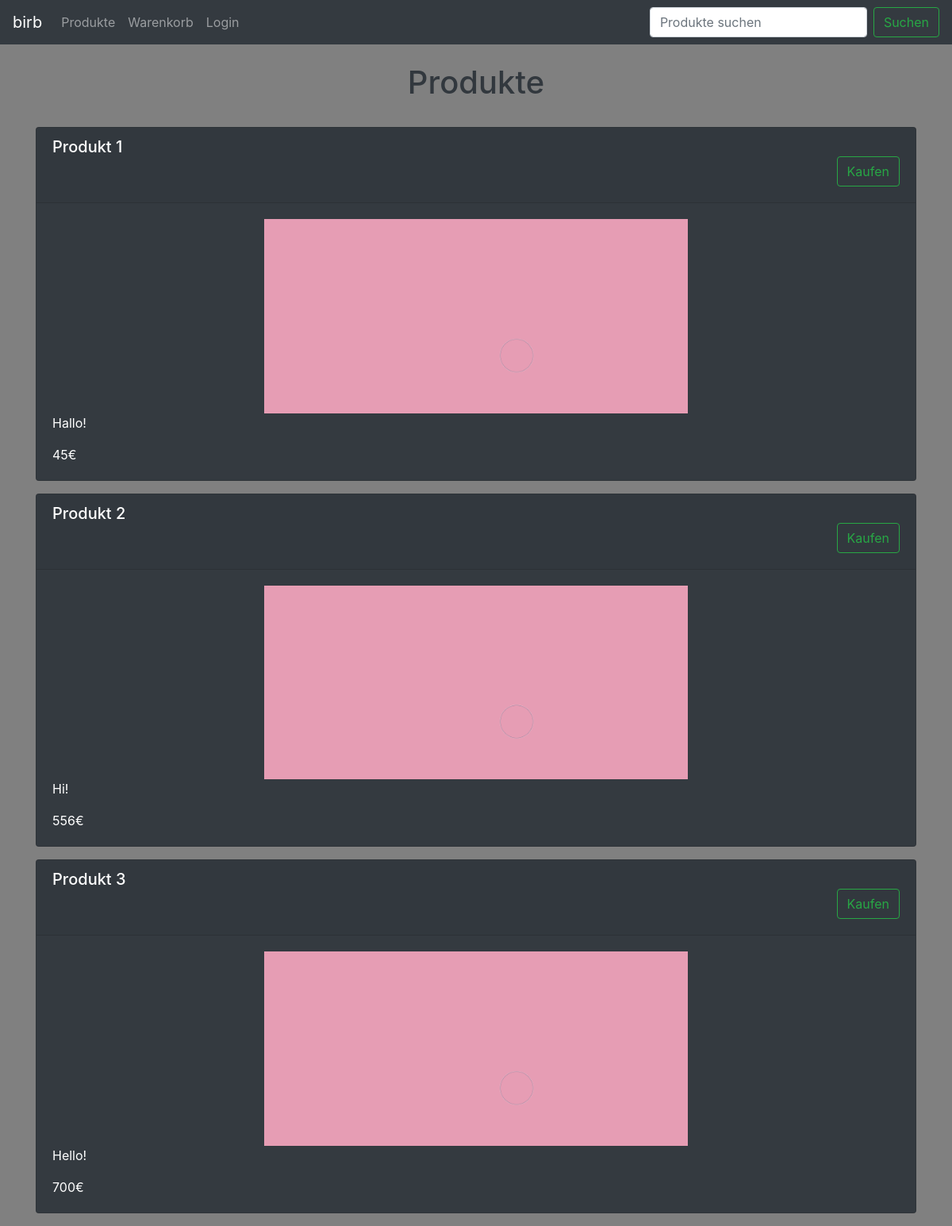
The page / on the database its author committed.
### tables this page shows
CREATE TABLE Produkte (PID INTEGER PRIMARY KEY AUTOINCREMENT, Name VARCHAR, Beschreibung VARCHAR, Bild VARCHAR, Preis DOUBLE);

### application/libraries/template.php (called while the page is built)
<?php
class Template {
var $template_data = array();
function load($template, $view, $view_data = array()){
    $this-> CI =& get_instance();
    $this->set('content', $this->CI->load->view($view, $view_data, TRUE));
    return $this->CI->load->view($template, $this->template_data);
    }
     function set($key, $value){
         $this->template_data[$key] = $value;
        }
     }
 ?>

### application/controllers/Database.php (called while the page is built, shortened)
<?php
class Database extends CI_Controller {
    public function mydata($page = "datapage")
 {
    if ( ! file_exists(APPPATH.'views/dataview/'.$page.'.php'))
          {
              show_404();
          }
    else
     {
          $data["content"] = $this->Db_model->get_data();
          $this->template->set('title', ucfirst($page));
          $this->template->load('basic_template','dataview/'.$page,$data);
       }
 }
}

### index.php (called while the page is built, shortened)
<?php
require_once BASEPATH.'core/CodeIgniter.php';

### application/models/Db_model.php (called while the page is built, shortened)
<?php
class Db_model extends CI_Model {
 public function get_data(){
    $query = $this->db->get('Produkte');
    return $query->result_array();
 }
}

### application/views/dataview/datapage.php (the view, shortened to what this page needs)
<!DOCTYPE html>
<html>
<head>
</head>
<body>
     <br>
     <center> <font color=32383E> <h1>Produkte</h1> </font> </center>
     <br>
<div class="container">
 <?php
    foreach ($content as $data_item){
      $session = $this->session->userdata('id_user');
      if(!empty($session)){
        $is_admin = '
        <div data-id=" '.$data_item['PID'].' " class="trash float-right" style="cursor:pointer"><i class="fas fa-trash"></i></div>
        <div data-id=" '.$data_item['PID'].' " class="edit float-right" style="cursor:pointer"><i class="fas fa-edit"></i></div>
        <h6 class="card-subtitle mb-2 text-muted">'.$data_item["PID"].'</h6>
        ';
      }
      else{
        $is_admin = '
          <div class="d-flex flex-row-reverse">
          <form action="/warenkorb/add" method="post" class="form-inline my-2 my-lg-0">
          <input name="pid" type="hidden" value="'.$data_item['PID'].'">
            <button class="btn btn-outline-success my-2 my-sm-0" type="submit">Kaufen</button>
          </form>
        </div>
        ';
      }
    echo '
    <div>
     <div class="card bg-dark text-white"" id="entry'. $data_item['PID'] .'" >
            <div class="card-header" data-headline="'.$data_item["Name"].'">
            <h5>'.$data_item ["Name"].$is_admin.'</h5>
            </div>
           <div class="card-body">
           <div class="d-flex justify-content-center">
              <img src="'.$data_item["Bild"].'" class="img-fluid" alt="Produktbild" style="width:50%">
            </div>
              <p class="card-text" data-content="'.$data_item["Beschreibung"].'">'.$data_item["Beschreibung"].'</p>
              <p class="card-text" data-preis="'.$data_item["Preis"].'">'.$data_item["Preis"].'€</p>
             </div>
     </div>
     <div class="pt-3">
     </div>
    </div>';
    }
  ?>
</div>
 </body>
</html>

### application/views/basic_template.php (shortened to what this page needs)
<!doctype html>
<html lang="en">
 <head>
 <link rel="stylesheet" href="<?php echo base_url('assets/css/bootstrap.min.css');?>">
 <link rel="stylesheet" href="<?php echo base_url('assets/css/fontawesome.min.css');?>" />
 </head>
 <body style="background-color:grey;">
 <nav class="navbar navbar-expand-lg navbar-dark bg-dark">
  <a class="navbar-brand" href="/">birb</a>
  <div class="collapse navbar-collapse" id="navbarSupportedContent">
    <ul class="navbar-nav mr-auto">
      <li class="nav-item">
        <a class="nav-link" href="/">Produkte</a>
      </li>
      <li class="nav-item">
          <?php
          $session = $this->session->userdata('id_user');
          if(!empty($session)){ ?>
            <a class="nav-link" href="/kaeufe">Käufe</a>
          <?php }
          else{?>
            <a class="nav-link" href="/warenkorb">Warenkorb</a>
          <?php } ?>
      </li>
      <li class="nav-item">
          <?php
          $session = $this->session->userdata('id_user');
          if(!empty($session)){ ?>
            <a class="nav-link" href="/login/logout">Logout</a>
          <?php }
          else{?>
            <a class="nav-link" href="/login/view">Login</a>
          <?php } ?>
      </li>
    </ul>
    <form action="<?= site_url('Search/search_input') ?>" method="post" class="form-inline my-2 my-lg-0">
      <input name="input" class="form-control mr-sm-2" type="search" placeholder="Produkte suchen" aria-label="Search">
      <button class="btn btn-outline-success my-2 my-sm-0" type="submit">Suchen</button>
    </form>
  </div>
</nav>
<?php echo $content; ?>
 </body>
</html>

### rows shown on the page
produkte: Name "Produkt 1", Beschreibung "Hallo!", Preis "45"
produkte: Name "Produkt 2", Beschreibung "Hi!", Preis "556"
produkte: Name "Produkt 3", Beschreibung "Hello!", Preis "700"
